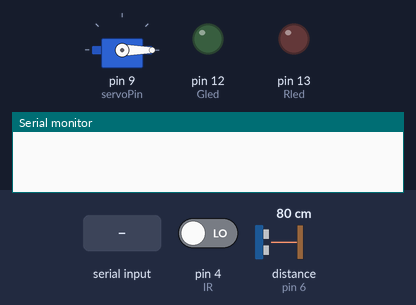
This sketch was run on a simulated Arduino Uno, built with avr-gcc and run on an emulated ATmega328P. Parts: servo, output pins drawn as LEDs (lit = HIGH), the last lines printed to the serial monitor. The test bench sets the inputs (shaded band); at power-on: pin 4 (IR) LOW, distance to the obstacle (sensor on pin 6) 80 cm. The echo pulse lasts 58.3 µs per cm; the modem accepts every AT command (registered, SIM ready, sends succeed) and sends nothing else; pins used as bus, display or sensor lines are not drawn.

Above: at 1.9 s.
2.0 s: "<h2>\n" received over the second serial link
At 43.2 s:
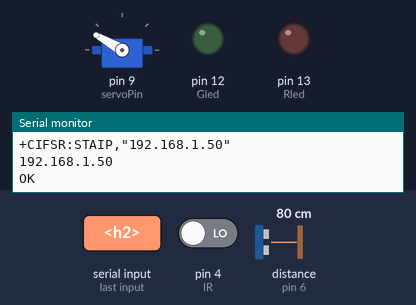
Timing chart, 0 to 48.7 s (numbered marks = the images above; inputs shaded):
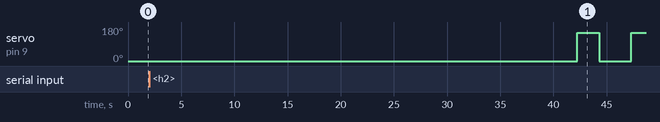

The sketch:

Smart_dustbin_arduino.ino
```cpp
#include <Servo.h>   //servo library
#include <SoftwareSerial.h>       //it is for exp module
SoftwareSerial esp8266(2,3);
#define serialCommunicationSpeed 9600
#define DEBUG true
Servo servo;            //initializing the pins with pin number of aurdino
int trigPin = 5;        //this pin is for ultrasonic sensor which contains the trig pin for input
int echoPin = 6;       //this pin is for ultrasonic sensor which contains the echopin for o/p
int IR = 4;             //this is the IR sensor pin for whether the object is nearer to the dustbin
int servoPin = 9;       //this is the servometer [pin]
int Rled= 13;          //redled pin
int Gled= 12;                 //greenled pin
long duration, dist, average;
long aver[3];   //array for average
int IR_state = 1;
String sts = "EMPTY";


void setup() {           //This method is for setting up the pins
    //Serial.begin(9600);
    pinMode(Rled,OUTPUT);      //This is for setting up the pins redled is for o/p for the purpose to display dustbin is full
    pinMode(IR,INPUT);         //This is for setting up the pins irpin is for o/p like for sensing the nearer object
    pinMode(Gled,OUTPUT);      //This is for setting up the pins redled is for o/p for the purpose to display dustbin is halffull and also empty
    servo.attach(servoPin);     //this is for attaching the servopin to getopen the lid
    pinMode(trigPin, OUTPUT);    //this is for ultrasonic sensors trigpin to detect the o/p
    pinMode(echoPin, INPUT);      //this is for ultrasonic sensors trigpin to detect the i/p
    servo.write(0);         //close cap on power on
    delay(100);
    servo.detach();

    digitalWrite(Rled,LOW);    //initial state of redled is low means off state
    digitalWrite(Gled,LOW);      //initial state of greenled is low means off state
    delay(1000);
    Serial.begin(serialCommunicationSpeed);         //this 2 lines of code to handle espmodules
    esp8266.begin(serialCommunicationSpeed);
    InitWifiModule();
    delay(1000);
}

void measure() {                   //this method is to deal with measuring the distance using ultrasonic sensor
 digitalWrite(10,HIGH);
digitalWrite(trigPin, LOW);
delayMicroseconds(5);
digitalWrite(trigPin, HIGH);
delayMicroseconds(15);
digitalWrite(trigPin, LOW);
pinMode(echoPin, INPUT);
duration = pulseIn(echoPin, HIGH);
dist = (duration/2) / 29.1;    //obtain distance
}
void loop() {
  IR_state = digitalRead(IR);
  for (int i=0;i<=2;i++) {   //average distance
    measure();
   aver[i]=dist;
    delay(10);              //delay between measurements
  }
 dist=(aver[0]+aver[1]+aver[2])/3;

if (( IR_state==LOW )&& (dist>10)) {
//Change distance as per your need
 servo.attach(servoPin);
  delay(1);
 servo.write(0);
 delay(3000);
 servo.write(150);
 delay(1000);
 servo.detach();
 delay(1000);
 IR_state=HIGH;
}

if ( dist<10 ) {
  //Serial.println(dist);
  //Serial.println("Dust Bin Full");
  sts = "FULL";       //setting the condition for displaying the status of the dustbin in the mobile also in the form of led if ultrasonic sensor detects the length <10 means full
  digitalWrite(Rled,HIGH);
  digitalWrite(Gled,LOW);
  //sendFinal();
  delay(1000);
}
if (( dist>10 )&& (dist <50)) {
  //Serial.println(dist);
  //Serial.println("Dust Half Empty");    //if ultrasonic sensor detects the length >10 and <50 means halffull
  sts = "HALF EMPTY";
  digitalWrite(Rled,LOW);
  digitalWrite(Gled,HIGH);
  delay(1000);
  //sendFinal();
}
//else {
//  //Serial.println(dist);
//  //Serial.println("Dust Bin Empty");
//  sts = "EMPTY";
//  digitalWrite(Rled,LOW);
//  digitalWrite(Gled,HIGH);
//  delay(1000);
//  //sendFinal();
//}

//Serial.println(dist);
    if(esp8266.available())      //esp module checks whether the data is avalilable to send
 {
    if(esp8266.find("+IPD,"))      //it finds the ip data packet
    {
     delay(1000);

     int connectionId = esp8266.read()-48;       //This value is typically used to identify the connection ID converts to ascii value
     String webpage = "<h1>DUST BIN STATUS: " + String(sts) + "</h1>";  //this line having the sentence to display by taking the dynamic sts vaue whether the dustbin is full or ...
     //webpage = webpage + "                   " + "<h2>" + rate + "</h2>";
     String cipSend = "AT+CIPSEND=";   //these are the setups like length,conn..id
     cipSend += connectionId;
     cipSend += ",";
     cipSend +=webpage.length();
     cipSend +="\r\n";

     sendData(cipSend,1000,DEBUG);     //sends the data to the esp module
     sendData(webpage,1000,DEBUG);

     String closeCommand = "AT+CIPCLOSE=";    //this lines of code to close the connection
     closeCommand+=connectionId; // append connection id
     closeCommand+="\r\n";
     sendData(closeCommand,3000,DEBUG);  //closes after 3s

     sts = "EMPTY";
    }
  }

}

String sendData(String command, const int timeout, boolean debug)  //this function is used to send the data or response from the espmodule
{
    String response = "";
    esp8266.print(command);
    long int time = millis();
    while( (time+timeout) > millis())
    {
      while(esp8266.available())
      {
        char c = esp8266.read();
        response+=c;
      }
    }
    if(debug)
    {
      Serial.print(response);
    }
    return response;
}

void InitWifiModule()
{
  sendData("AT+RST\r\n", 2000, DEBUG);
  delay (5000);
  sendData("AT+CWMODE=1\r\n", 1500, DEBUG);
  delay (1500);
  sendData("AT+CWJAP=\"IOTPROJECT\",\"12345678\"\r\n", 9000, DEBUG);     //network name and password for the wifi these are all the servers
  delay (9000);
  sendData("AT+CIPMUX=1\r\n", 1500, DEBUG);
  delay (1500);
  sendData("AT+CIPSERVER=1,80\r\n", 1500, DEBUG);
  delay (1500);
  sendData("AT+CIFSR\r\n", 1500, DEBUG);
  delay (1500);

}

void sendFinal()    //this is the method or function for sending the status to the esp module
{
    if(esp8266.available())
 {
    if(esp8266.find("+IPD,"))
    {
     delay(1000);

     int connectionId = esp8266.read()-48;
     String webpage = "<h1>DUST BIN STATUS: " + String(sts) + "</h1>";
     //webpage = webpage + "                   " + "<h2>" + rate + "</h2>";
     String cipSend = "AT+CIPSEND=";
     cipSend += connectionId;
     cipSend += ",";
     cipSend +=webpage.length();
     cipSend +="\r\n";

     sendData(cipSend,1000,DEBUG);
     sendData(webpage,1000,DEBUG);

     String closeCommand = "AT+CIPCLOSE=";
     closeCommand+=connectionId; // append connection id
     closeCommand+="\r\n";
     sendData(closeCommand,3000,DEBUG);

     sts = "";
    }
  }
}
```
